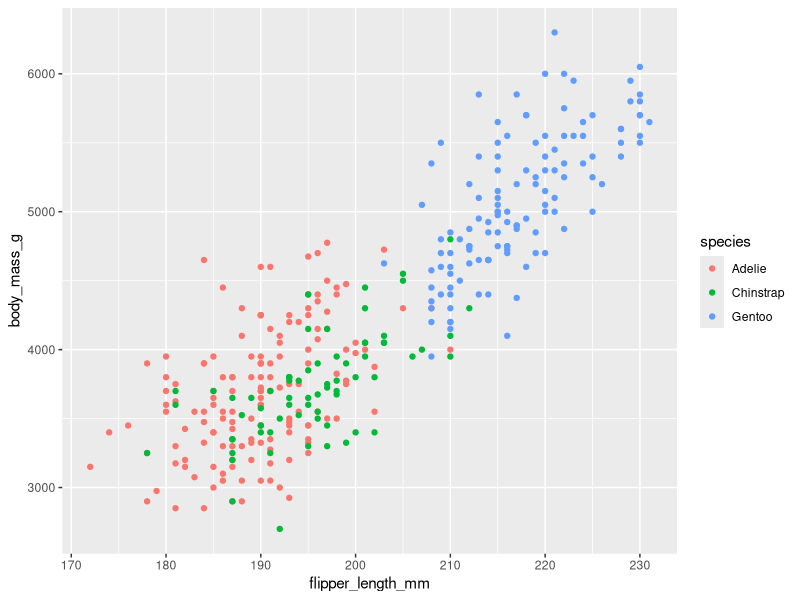

Recreate this plot in R.
library(tidyverse)
library(palmerpenguins)

summary(penguins)

view(penguins)

ggplot(penguins, aes(x = flipper_length_mm, y = body_mass_g, color=species)) +
  geom_point()